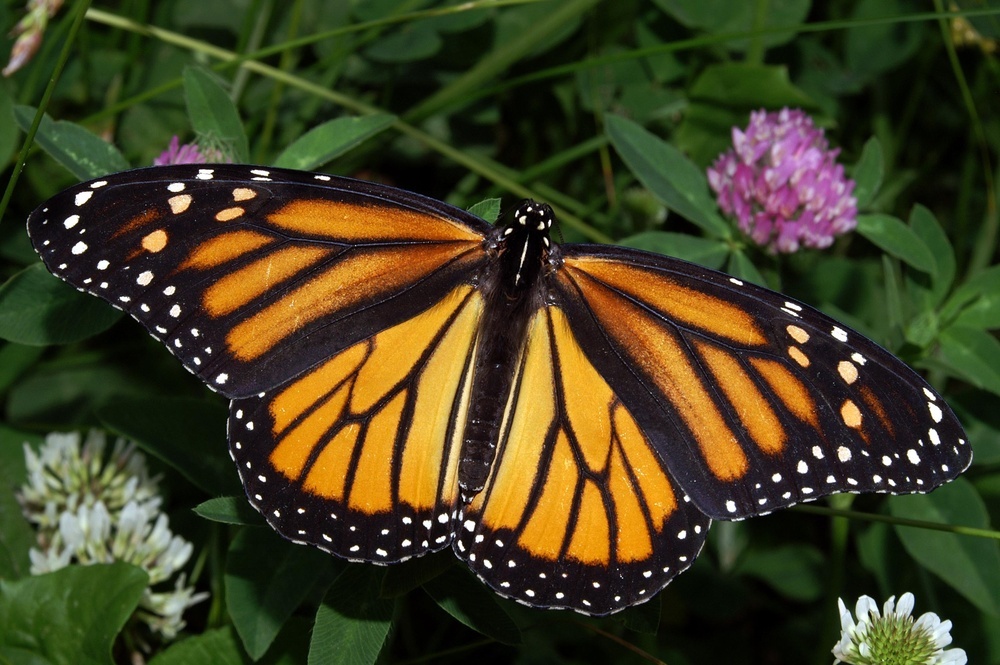
#> input picture monarch.jpg, 1000 x 665 px, shrunk from 3008 x 2000 before the run
$ python kmeans.py
#> lines starting #> are read from the running program, lines starting #| are printed output that depends on the picture; after the words box and inside, x2 and y2 are one past the last pixel; in counts of white or black regions, pixels touching at a corner belong together
import numpy as np
import matplotlib.pyplot as plt
import cv2

image=cv2.imread('monarch.jpg')
#> image is the input picture: shape (665, 1000, 3); mean B, G, R 32.9, 63.4, 66.8
image_copy=np.copy(image)
image_copy=cv2.cvtColor(image_copy,cv2.COLOR_BGR2RGB)
plt.imshow(image_copy)
plt.show()


#prepare data for k means
pixel_vals=image_copy.reshape((-1,3))
pixel_vals=np.float32(pixel_vals)

#implement the k Means clustring
criteria = (cv2.TERM_CRITERIA_EPS + cv2.TERM_CRITERIA_MAX_ITER, 100, 0.1)

## TODO: Select a value for k
# then perform k-means clustering
k = 2
retval, labels, centers = cv2.kmeans(pixel_vals, k, criteria, 10, cv2.KMEANS_RANDOM_CENTERS)
#> retval = 1.91e+09; centers = [[34.67, 42.6, 21.52], [195.8, 146.8, 78.69]]

# convert data into 8-bit values
centers = np.uint8(centers)
#> centers = [[34, 42, 21], [195, 146, 78]]
segmented_data = centers[labels.flatten()]

# reshape data into the original image dimensions
segmented_image = segmented_data.reshape((image.shape))
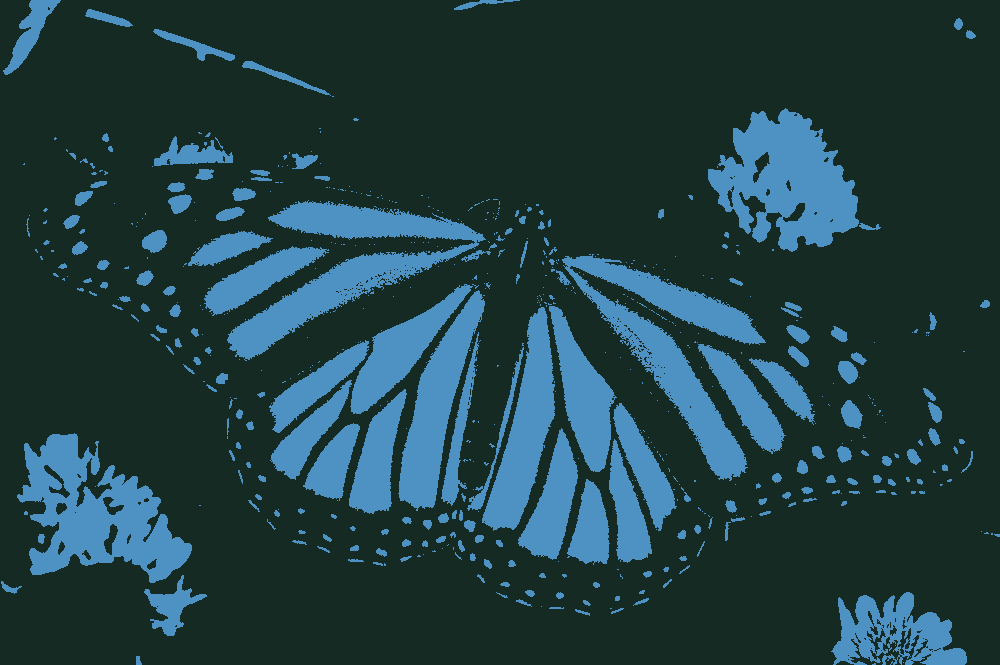
#> segmented_image: shape (665, 1000, 3); mean B, G, R 66.1, 62.7, 32.4
labels_reshape = labels.reshape(image.shape[0], image.shape[1])
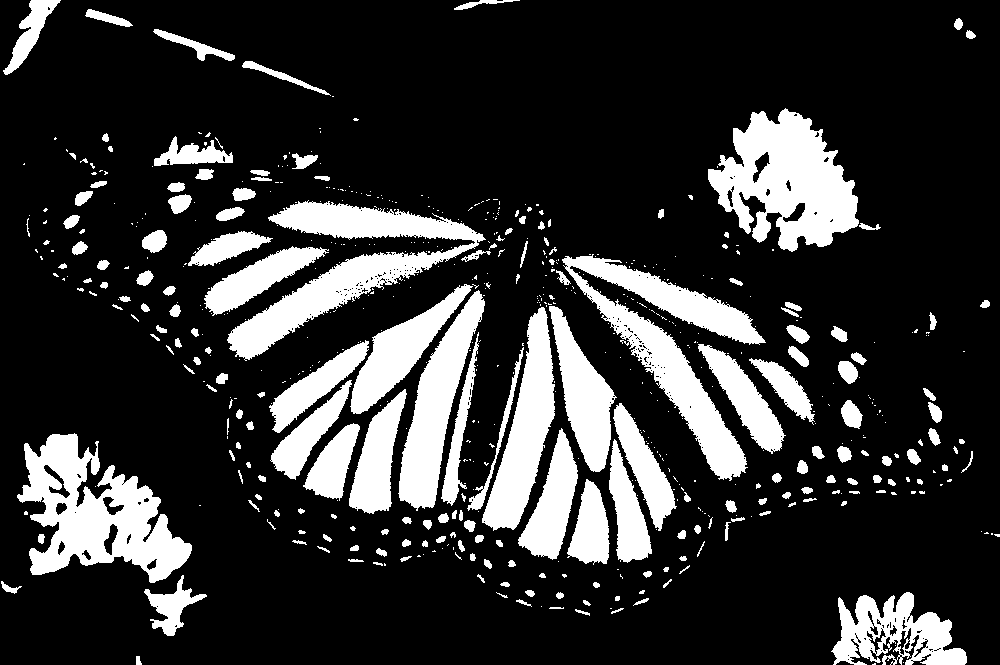
#> labels_reshape: shape (665, 1000) int32; values 0 (black) and 1 (white), 19.9% white; 608 white regions (404 under 20 px), largest, box (x1, y1, x2, y2) and area: (17, 433, 192, 583) 12731, (708, 108, 859, 252) 12611, (562, 254, 766, 481) 12290

plt.imshow(segmented_image)

plt.show()

plt.imshow(labels_reshape==1,cmap='gray')
plt.show()
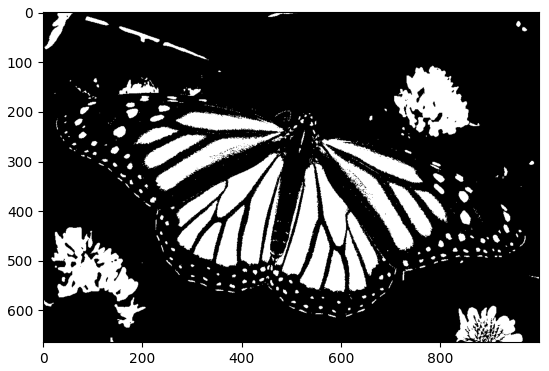
#> figure drawn by matplotlib, 1 panel


maskedimage=np.copy(image_copy)

maskedimage[labels_reshape==1]=[0,0,0]
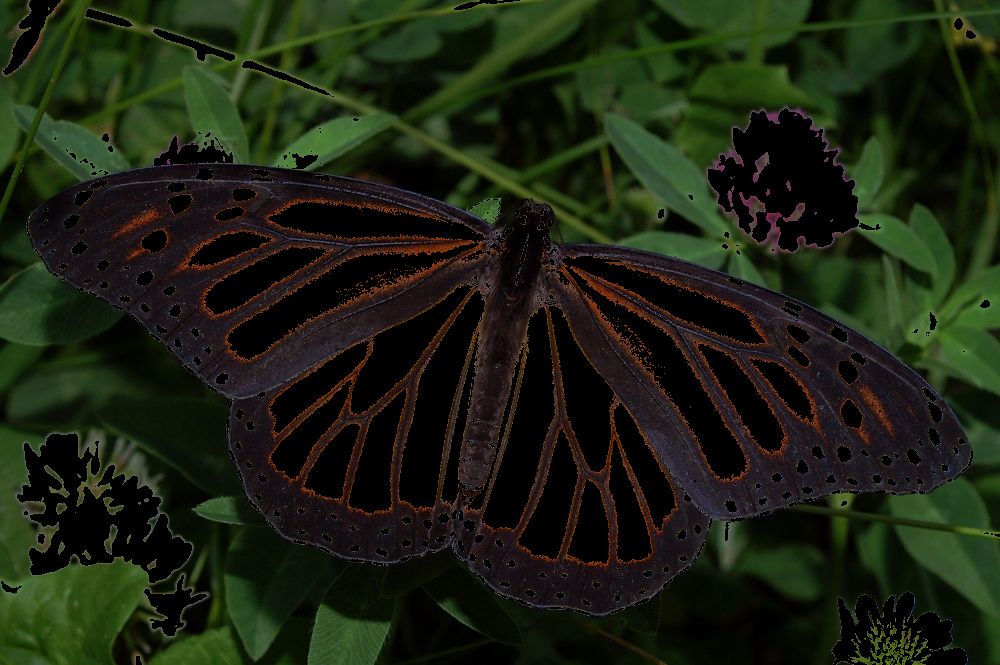
#> maskedimage: shape (665, 1000, 3); mean R, G, B 27.8, 34.1, 17.2


plt.imshow(maskedimage)
plt.show()

$ run again, with bookpage.jpg copied over monarch.jpg
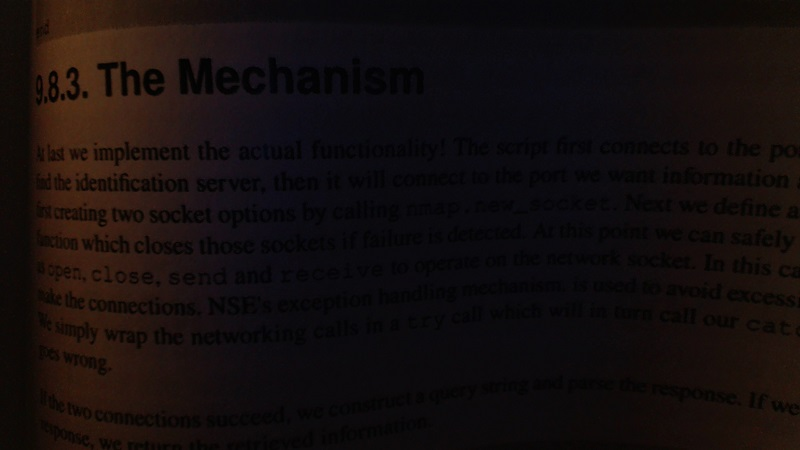
#> input picture bookpage.jpg, 800 x 450 px
#> image is the input picture: shape (450, 800, 3); mean B, G, R 13.4, 13.6, 20.3
#> `retval, labels, centers = cv2.kmeans(pixel_vals, k, criteria, 10, cv2...`: retval = 40705576.5; centers = [[14.75, 10.83, 12.5], [50.01, 28.12, 18.35]]
#> `centers = np.uint8(centers)`: centers = [[14, 10, 12], [50, 28, 18]]
#> `labels_reshape = labels.reshape(image.shape[0], image.shape[1])`:
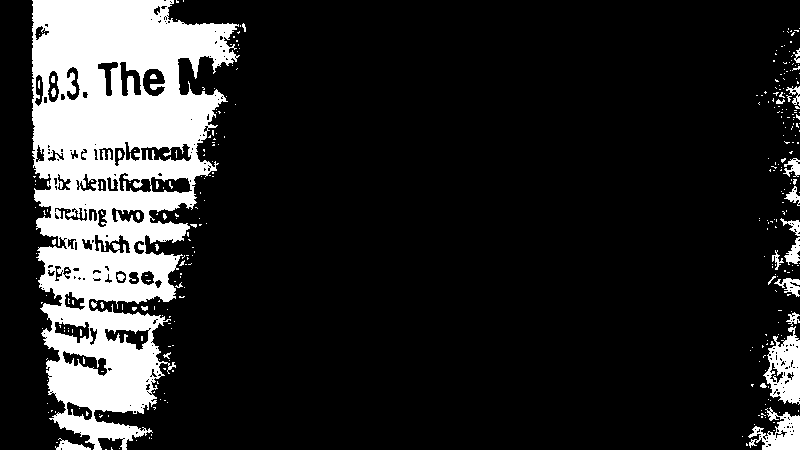
#> labels_reshape: shape (450, 800) int32; values 0 (black) and 1 (white), 15.8% white; 327 white regions (300 under 20 px), largest, box (x1, y1, x2, y2) and area: (32, 0, 240, 450) 50989, (763, 326, 800, 405) 1680, (748, 407, 800, 450) 1163
#> `maskedimage[labels_reshape==1]=[0,0,0]`:
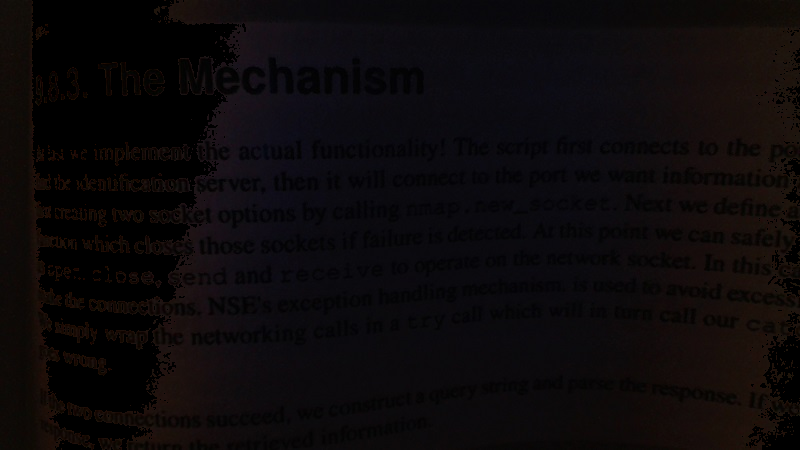
#> maskedimage: shape (450, 800, 3); mean R, G, B 12.4, 9.1, 10.5

$ run again, with brain.jpg copied over monarch.jpg
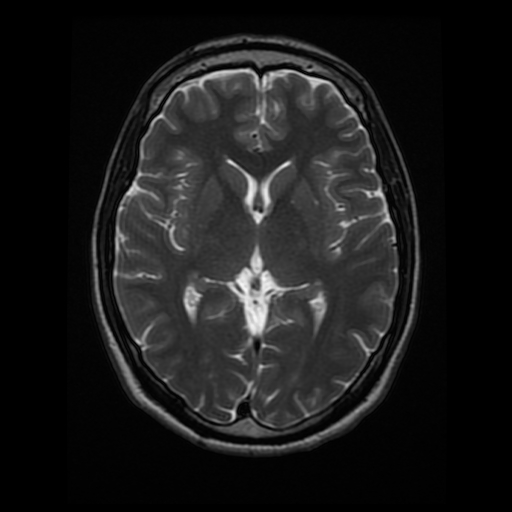
#> input picture brain.jpg, 512 x 512 px
#> image is the input picture: shape (512, 512, 3); min 0, max 247, mean 26.9
#> `retval, labels, centers = cv2.kmeans(pixel_vals, k, criteria, 10, cv2...`: retval = 327394708.8; centers = [[3.34, 3.34, 3.34], [69.65, 69.65, 69.65]]
#> `centers = np.uint8(centers)`: centers = [[3, 3, 3], [69, 69, 69]]
#> `segmented_image = segmented_data.reshape((image.shape))`:
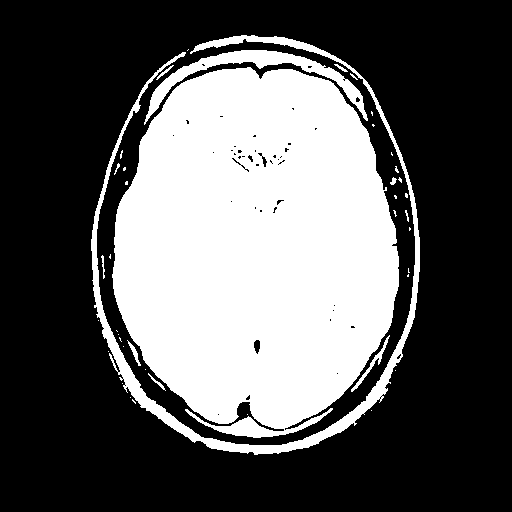
#> segmented_image: shape (512, 512, 3); values 3 (black) and 69 (white), 35.5% white; 42 white regions (30 under 20 px), largest, box (x1, y1, x2, y2) and area: (112, 67, 399, 438) 81831, (91, 35, 420, 455) 7661, (144, 50, 368, 125) 2829
#> `maskedimage[labels_reshape==1]=[0,0,0]`:
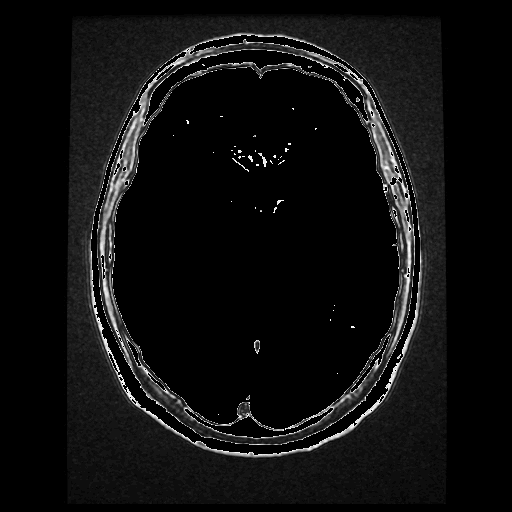
#> maskedimage: shape (512, 512, 3); min 0, max 36, mean 2.2; drawn with min black and max white
